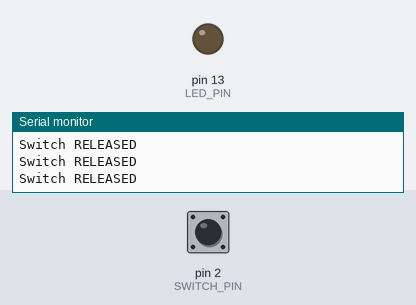
Bench run of a program on a simulated Arduino Uno, built with avr-gcc and run on an emulated ATmega328P. Shown: output pins drawn as LEDs (lit = HIGH), the last lines printed to the serial monitor. Inputs (shaded band) come from the test bench; at power-on: pin 2 (SWITCH_PIN) HIGH.

Above: at 1.2 s.
1.3 s: pin 2 (SWITCH_PIN) pulled LOW for 0.15 s
At 1.37 s:
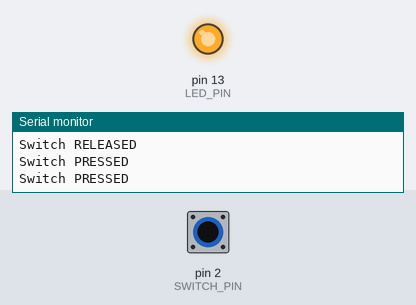
2.9 s: pin 2 (SWITCH_PIN) pulled LOW for 3.2 s
At 6.5 s:
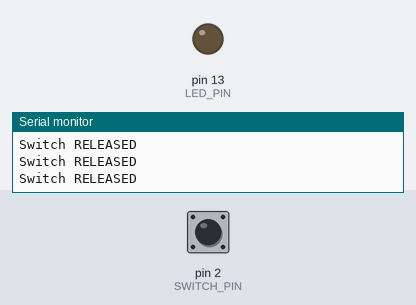
7.6 s: pin 2 (SWITCH_PIN) pulled LOW for 1 s
At 8.4 s:
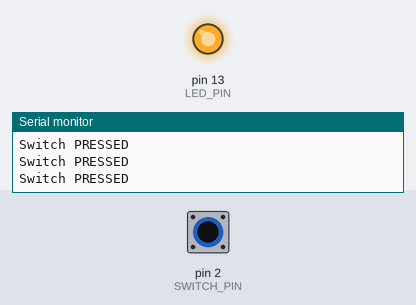
Timing chart, 0 to 10.6 s (numbered marks = the images above; inputs shaded):
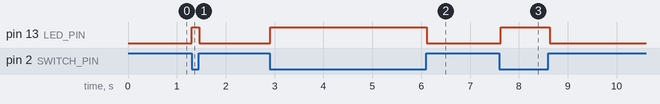

Measured:
- after the input at 1.3 s, pin 13 (LED_PIN): LOW → HIGH at once, → LOW 0.15 s later
- after the input at 2.9 s, pin 13 (LED_PIN): LOW → HIGH at once, → LOW 3.2 s later
- after the input at 7.6 s, pin 13 (LED_PIN): LOW → HIGH at once, → LOW 1.0 s later

The program:

main.cpp
```cpp
#include <Arduino.h>
#define SWITCH_PIN 2 // ขาที่ต่อกับสวิตช์
#define LED_PIN 13   // LED บนบอร์ด
void setup() {
    // ใช้ INPUT_PULLUP เพื่อเปิดใช้งานตัวต้านทานภายใน
    pinMode(SWITCH_PIN, INPUT_PULLUP);
    pinMode(LED_PIN, OUTPUT);
    Serial.begin(9600);
}

void loop() {
    // อ่านสถานะของสวิตช์
    int buttonState = digitalRead(SWITCH_PIN);

    // ถ้าสถานะเป็น LOW (แปลว่าถูกกด)
    if (buttonState == LOW) {
        digitalWrite(LED_PIN, HIGH); // ให้ LED ติด
        Serial.println("Switch PRESSED");
    } else { // ถ้าไม่ใช่ (เป็น HIGH แปลว่าถูกปล่อย)
        digitalWrite(LED_PIN, LOW); // ให้ LED ดับ
        Serial.println("Switch RELEASED");
    }
    delay(50); // หน่วงเวลาเล็กน้อยเพื่อลดการอ่านค่าที่ผิดพลาด
}
```
